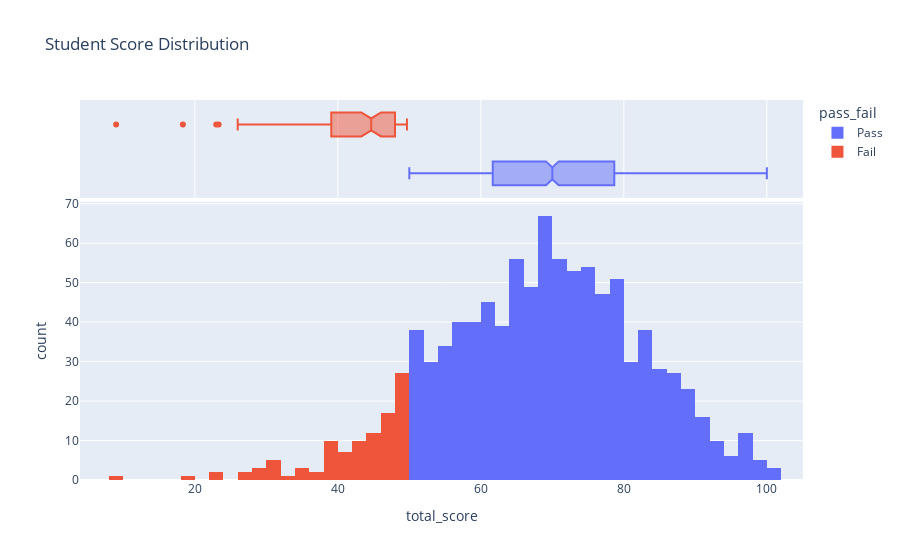

The notebook cell saved with this chart:
### Code cell
import pandas as pd
import numpy as np
import matplotlib.pyplot as plt
import seaborn as sns
import plotly.express as px
import ipywidgets as widgets
from IPython.display import display, HTML
from sklearn.model_selection import train_test_split
from sklearn.ensemble import RandomForestClassifier
from sklearn.metrics import accuracy_score, classification_report

# Load dataset
data = pd.read_csv('StudentsPerformance.csv')

# Feature Engineering
data['total_score'] = data[['math score', 'reading score', 'writing score']].mean(axis=1)
data['pass_fail'] = np.where(data['total_score'] >= 50, 'Pass', 'Fail')

# Function to create interactive image cards
def create_card(title, content):
    return f"""
    <div style='border:1px solid #ddd; padding:10px; margin:10px; border-radius:10px; box-shadow: 2px 2px 10px #aaa;'>
        <h3>{title}</h3>
        <p>{content}</p>
    </div>
    """

# Interactive Visualization
def show_plots():
    fig1 = px.histogram(data, x='total_score', color='pass_fail', marginal='box', title='Student Score Distribution')
    fig1.show()
    
    plt.figure(figsize=(10,6))
    sns.heatmap(data.select_dtypes(include=[np.number]).corr(), annot=True, cmap='coolwarm')
    plt.title('Feature Correlation Heatmap')
    plt.show()

# ML Model: Predicting Pass/Fail
X = data[['math score', 'reading score', 'writing score']]
y = data['pass_fail']
X_train, X_test, y_train, y_test = train_test_split(X, y, test_size=0.2, random_state=42)

model = RandomForestClassifier()
model.fit(X_train, y_train)
y_pred = model.predict(X_test)

# Model Evaluation
accuracy = accuracy_score(y_test, y_pred)
report = classification_report(y_test, y_pred)

# Chatbot for Recommendations
def chatbot(user_input):
    responses = {
        "improve": "Focus on weak subjects, practice consistently, and seek tutoring if needed. Recommended websites: Khan Academy, Coursera. Books: 'Make It Stick' by Peter C. Brown, 'The Art of Learning' by Josh Waitzkin.",
        "stress": "Try mindfulness exercises, schedule breaks, and maintain a healthy sleep routine. Recommended YouTube channels: 'Therapy in a Nutshell', 'Headspace'.",
        "resources": "Check out Coursera, Khan Academy, and recommended books for additional learning. Websites: edX, Udemy. Books: 'Atomic Habits' by James Clear.",
        "health": "Drink enough water, eat balanced meals, and get sufficient sleep for better focus. Foods: Nuts, leafy greens, and omega-3-rich fish help cognitive function."
    }
    return responses.get(user_input.lower(), "I'm here to help! Ask about study tips, stress reduction, or resources.")

# Interactive Chat with Dropdown
options = ["improve", "stress", "resources", "health"]
chat_dropdown = widgets.Dropdown(options=options, description='Ask:')
chat_output = widgets.Output()

def on_chat_select(change):
    with chat_output:
        chat_output.clear_output()
        response = chatbot(change.new)
        display(HTML(create_card("Chatbot Response", response)))

chat_dropdown.observe(on_chat_select, names='value')

# Display UI Elements
display(HTML(create_card("Model Accuracy", f"The model achieved an accuracy of {accuracy:.2f}")))
display(HTML(create_card("Classification Report", f"<pre>{report}</pre>")))
display(chat_dropdown, chat_output)
show_plots()

### Figure 1 — Plotly figure (JSON) as saved in the notebook; plotly's stock layout.template omitted (floating-point values rounded to 4 significant figures; data arrays with more than 128 entries replaced by an {"elided": "..."} marker saying what was removed)
{"data": [{"bingroup": "x", "hovertemplate": "pass_fail=Pass<br>total_score=%{x}<br>count=%{y}<extra></extra>", "legendgroup": "Pass", "marker": {"color": "#636efa", "pattern": {"shape": ""}}, "name": "Pass", "orientation": "v", "showlegend": true, "type": "histogram", "x": {"elided": "897 float values"}, "xaxis": "x", "yaxis": "y"}, {"hovertemplate": "pass_fail=Pass<br>total_score=%{x}<extra></extra>", "legendgroup": "Pass", "marker": {"color": "#636efa"}, "name": "Pass", "notched": true, "showlegend": false, "type": "box", "x": {"elided": "897 float values"}, "xaxis": "x2", "yaxis": "y2"}, {"bingroup": "x", "hovertemplate": "pass_fail=Fail<br>total_score=%{x}<br>count=%{y}<extra></extra>", "legendgroup": "Fail", "marker": {"color": "#EF553B", "pattern": {"shape": ""}}, "name": "Fail", "orientation": "v", "showlegend": true, "type": "histogram", "x": [49.33, 40.67, 49.33, 45.0, 26.0, 44.67, 40.0, 46.33, 39.0, 9.0, 37.33, 39.67, 46.67, 46.33, 41.0, 26.0, 48.67, 46.33, 38.33, 32.33, 46.0, 43.33, 48.67, 49.0, 31.33, 49.33, 49.0, 48.67, 48.33, 47.33, 30.0, 38.33, 43.67, 48.33, 48.33, 47.33, 49.67, 49.0, 46.33, 43.0, 43.33, 45.33, 49.0, 49.67, 43.33, 23.33, 49.0, 39.67, 47.67, 29.67, 31.0, 43.33, 44.0, 41.33, 44.67, 46.33, 38.0, 45.0, 46.67, 31.67, 44.0, 39.0, 46.0, 46.0, 34.67, 48.33, 45.33, 49.33, 23.0, 29.33, 40.0, 48.0, 37.67, 38.67, 46.67, 43.67, 43.0, 48.0, 48.67, 49.67, 40.67, 42.33, 29.67, 48.33, 42.0, 39.33, 47.0, 45.67, 34.33, 49.0, 39.67, 48.0, 48.33, 47.67, 34.67, 30.67, 41.0, 46.67, 44.67, 44.33, 48.0, 18.33, 44.67], "xaxis": "x", "yaxis": "y"}, {"hovertemplate": "pass_fail=Fail<br>total_score=%{x}<extra></extra>", "legendgroup": "Fail", "marker": {"color": "#EF553B"}, "name": "Fail", "notched": true, "showlegend": false, "type": "box", "x": [49.33, 40.67, 49.33, 45.0, 26.0, 44.67, 40.0, 46.33, 39.0, 9.0, 37.33, 39.67, 46.67, 46.33, 41.0, 26.0, 48.67, 46.33, 38.33, 32.33, 46.0, 43.33, 48.67, 49.0, 31.33, 49.33, 49.0, 48.67, 48.33, 47.33, 30.0, 38.33, 43.67, 48.33, 48.33, 47.33, 49.67, 49.0, 46.33, 43.0, 43.33, 45.33, 49.0, 49.67, 43.33, 23.33, 49.0, 39.67, 47.67, 29.67, 31.0, 43.33, 44.0, 41.33, 44.67, 46.33, 38.0, 45.0, 46.67, 31.67, 44.0, 39.0, 46.0, 46.0, 34.67, 48.33, 45.33, 49.33, 23.0, 29.33, 40.0, 48.0, 37.67, 38.67, 46.67, 43.67, 43.0, 48.0, 48.67, 49.67, 40.67, 42.33, 29.67, 48.33, 42.0, 39.33, 47.0, 45.67, 34.33, 49.0, 39.67, 48.0, 48.33, 47.67, 34.67, 30.67, 41.0, 46.67, 44.67, 44.33, 48.0, 18.33, 44.67], "xaxis": "x2", "yaxis": "y2"}], "layout": {"barmode": "relative", "legend": {"title": {"text": "pass_fail"}, "tracegroupgap": 0}, "title": {"text": "Student Score Distribution"}, "xaxis": {"anchor": "y", "domain": [0, 1], "title": {"text": "total_score"}}, "xaxis2": {"anchor": "y2", "domain": [0, 1], "matches": "x", "showgrid": true, "showticklabels": false}, "yaxis": {"anchor": "x", "domain": [0, 0.7326], "title": {"text": "count"}}, "yaxis2": {"anchor": "x2", "domain": [0.7426, 1], "matches": "y2", "showgrid": false, "showline": false, "showticklabels": false, "ticks": ""}}}
